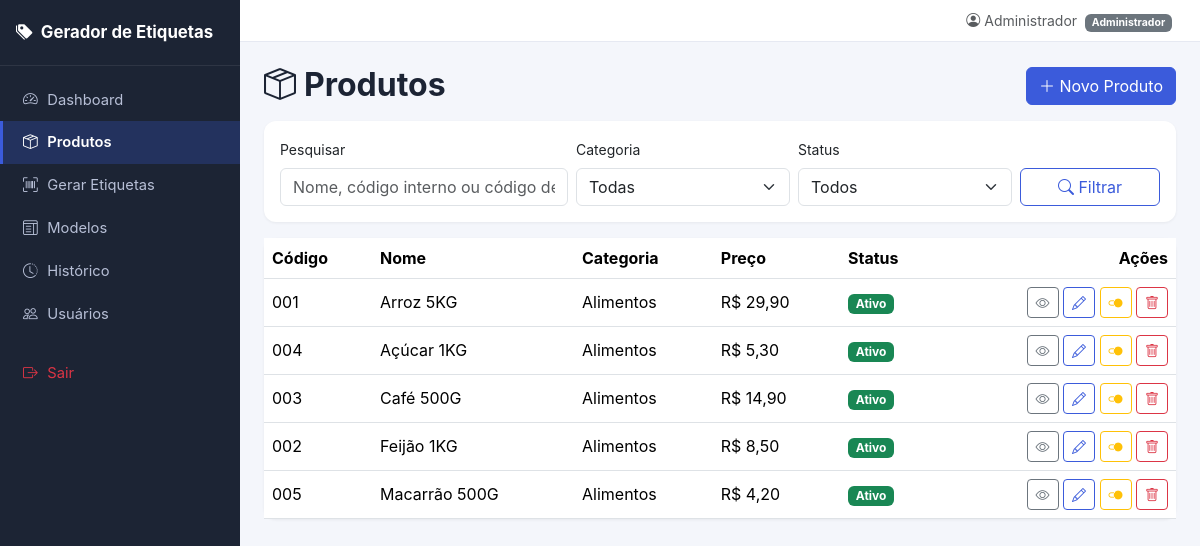
The page /produtos/ (signed in) on the database its author committed.
### models/usuario.py (models this page shows, shortened)
class Usuario(db.Model, UserMixin):
    __tablename__ = "usuarios"
    id = db.Column(db.Integer, primary_key=True)
    nome = db.Column(db.String(120), nullable=False)
    email = db.Column(db.String(150), nullable=False, unique=True, index=True)
    senha_hash = db.Column(db.String(255), nullable=False)
    perfil = db.Column(db.String(20), nullable=False, default="usuario")  # administrador | usuario
    status = db.Column(db.String(10), nullable=False, default="ativo")   # ativo | inativo
    criado_em = db.Column(db.DateTime, default=datetime.utcnow)
    impressoes = db.relationship("Impressao", backref="usuario", lazy=True)
    @property
    def is_admin(self):
        return self.perfil == "administrador"
    @property
    def is_active(self):  # sobrescreve UserMixin: usuário inativo não consegue logar
        return self.status == "ativo"

### models/produto.py (models this page shows, shortened)
class Produto(db.Model):
    __tablename__ = "produtos"
    id = db.Column(db.Integer, primary_key=True)
    codigo_interno = db.Column(db.String(30), nullable=False, unique=True, index=True)
    nome = db.Column(db.String(150), nullable=False)
    descricao = db.Column(db.String(300))
    categoria = db.Column(db.String(80))
    marca = db.Column(db.String(80))
    codigo_barras = db.Column(db.String(50))
    preco = db.Column(db.Float, nullable=False, default=0.0)
    unidade = db.Column(db.String(10), default="UN")
    lote = db.Column(db.String(50))
    validade = db.Column(db.String(20))  # armazenado como texto dd/mm/aaaa para simplicidade do MVP
    status = db.Column(db.String(10), nullable=False, default="ativo")  # ativo | inativo
    criado_em = db.Column(db.DateTime, default=datetime.utcnow)
    itens_impressao = db.relationship("ItemImpressao", backref="produto", lazy=True)
    def preco_formatado(self):
        return f"R$ {self.preco:,.2f}".replace(",", "X").replace(".", ",").replace("X", ".")

### routes/produtos.py (the view, shortened to what this page needs)
@produtos_bp.route("/")
@login_required
def listar():
    termo = request.args.get("q", "").strip()
    categoria = request.args.get("categoria", "").strip()
    status = request.args.get("status", "").strip()
    pagina = request.args.get("pagina", 1, type=int)
    consulta = Produto.query
    if categoria:
        consulta = consulta.filter(Produto.categoria == categoria)
    if status:
        consulta = consulta.filter(Produto.status == status)
    consulta = consulta.order_by(Produto.nome.asc())
    paginacao = consulta.paginate(page=pagina, per_page=POR_PAGINA, error_out=False)
    categorias = [
        c[0] for c in db.session.query(Produto.categoria).distinct() if c[0]
    ]
    return render_template(
        "produtos/listar.html",
        produtos=paginacao.items,
        paginacao=paginacao,
        termo=termo,
        categoria=categoria,
        status=status,
        categorias=categorias,
    )

### templates/produtos/listar.html (shortened to what this page needs)
{% extends "base.html" %}
{% block conteudo %}
<div class="d-flex justify-content-between align-items-center mb-3 flex-wrap gap-2">
    <h2 class="page-title mb-0"><i class="bi bi-box-seam"></i> Produtos</h2>
    <a href="{{ url_for('produtos.novo') }}" class="btn btn-primary">
        <i class="bi bi-plus-lg"></i> Novo Produto
    </a>
</div>
<div class="card mb-3">
    <div class="card-body">
        <form method="GET" class="row g-2 align-items-end">
            <div class="col-md-4">
                <label class="form-label small">Pesquisar</label>
                <input type="text" name="q" class="form-control" placeholder="Nome, código interno ou código de barras" value="{{ termo }}">
            </div>
            <div class="col-md-3">
                <label class="form-label small">Categoria</label>
                <select name="categoria" class="form-select">
                    <option value="">Todas</option>
                </select>
            </div>
            <div class="col-md-3">
                <label class="form-label small">Status</label>
                <select name="status" class="form-select">
                    <option value="">Todos</option>
                </select>
            </div>
            <div class="col-md-2 d-grid">
                <button type="submit" class="btn btn-outline-primary"><i class="bi bi-search"></i> Filtrar</button>
            </div>
        </form>
    </div>
</div>
<div class="card">
    <div class="card-body p-0">
        <div class="table-responsive">
            <table class="table table-hover align-middle mb-0">
                <thead>
                    <tr>
                        <th>Código</th>
                        <th>Nome</th>
                        <th>Categoria</th>
                        <th>Preço</th>
                        <th>Status</th>
                        <th class="text-end">Ações</th>
                    </tr>
                </thead>
                <tbody>
                    {% for p in produtos %}
                    <tr>
                        <td>{{ p.codigo_interno }}</td>
                        <td>{{ p.nome }}</td>
                        <td>{{ p.categoria or '-' }}</td>
                        <td>{{ p.preco_formatado() }}</td>
                        <td>
                            {% if p.status == 'ativo' %}
                                <span class="badge bg-success">Ativo</span>
                            {% else %}
                                <span class="badge bg-secondary">Inativo</span>
                            {% endif %}
                        </td>
                        <td class="text-end">
                            <a href="{{ url_for('produtos.detalhes', produto_id=p.id) }}" class="btn btn-sm btn-outline-secondary" title="Detalhes">
                                <i class="bi bi-eye"></i>
                            </a>
                            <a href="{{ url_for('produtos.editar', produto_id=p.id) }}" class="btn btn-sm btn-outline-primary" title="Editar">
                                <i class="bi bi-pencil"></i>
                            </a>
                            <form method="POST" action="{{ url_for('produtos.alternar_status', produto_id=p.id) }}" class="d-inline">
                                <button type="submit" class="btn btn-sm btn-outline-warning" title="Ativar/Desativar">
                                    <i class="bi bi-toggle2-on"></i>
                                </button>
                            </form>
                            <form method="POST" action="{{ url_for('produtos.excluir', produto_id=p.id) }}" class="d-inline"
                                  onsubmit="return confirm('Tem certeza que deseja excluir este produto?');">
                                <button type="submit" class="btn btn-sm btn-outline-danger" title="Excluir">
                                    <i class="bi bi-trash"></i>
                                </button>
                            </form>
                        </td>
                    </tr>
                    {% else %}
                    <tr><td colspan="6" class="text-center text-muted py-4">Nenhum produto encontrado.</td></tr>
                    {% endfor %}
                </tbody>
            </table>
        </div>
    </div>
</div>
{% endblock %}

### templates/base.html (shortened to what this page needs)
<!DOCTYPE html>
<html lang="pt-br">
<head>
    <link href="https://cdn.jsdelivr.net/npm/bootstrap@5.3.3/dist/css/bootstrap.min.css" rel="stylesheet">
    <link rel="stylesheet" href="https://cdn.jsdelivr.net/npm/bootstrap-icons@1.11.3/font/bootstrap-icons.css">
    <link rel="stylesheet" href="{{ url_for('static', filename='css/style.css') }}">
</head>
<body>
{% if current_user.is_authenticated %}
<div class="app-wrapper">
    <nav class="sidebar" id="sidebar">
        <div class="sidebar-brand">
            <i class="bi bi-tags-fill"></i> <span>Gerador de Etiquetas</span>
        </div>
        <ul class="nav flex-column sidebar-nav">
            <li class="nav-item">
                <a class="nav-link {% if request.endpoint == 'dashboard.index' %}active{% endif %}" href="{{ url_for('dashboard.index') }}">
                    <i class="bi bi-speedometer2"></i> Dashboard
                </a>
            </li>
            <li class="nav-item">
                <a class="nav-link {% if request.blueprint == 'produtos' %}active{% endif %}" href="{{ url_for('produtos.listar') }}">
                    <i class="bi bi-box-seam"></i> Produtos
                </a>
            </li>
            <li class="nav-item">
                <a class="nav-link {% if request.blueprint == 'etiquetas' %}active{% endif %}" href="{{ url_for('etiquetas.gerar') }}">
                    <i class="bi bi-upc-scan"></i> Gerar Etiquetas
                </a>
            </li>
            <li class="nav-item">
                <a class="nav-link {% if request.blueprint == 'modelos' %}active{% endif %}" href="{{ url_for('modelos.listar') }}">
                    <i class="bi bi-layout-text-window"></i> Modelos
                </a>
            </li>
            <li class="nav-item">
                <a class="nav-link {% if request.blueprint == 'historico' %}active{% endif %}" href="{{ url_for('historico.listar') }}">
                    <i class="bi bi-clock-history"></i> Histórico
                </a>
            </li>
            {% if current_user.is_admin %}
            <li class="nav-item">
                <a class="nav-link {% if request.blueprint == 'usuarios' %}active{% endif %}" href="{{ url_for('usuarios.listar') }}">
                    <i class="bi bi-people"></i> Usuários
                </a>
            </li>
            {% endif %}
            <li class="nav-item mt-3">
                <a class="nav-link text-danger" href="{{ url_for('auth.logout') }}">
                    <i class="bi bi-box-arrow-right"></i> Sair
                </a>
            </li>
        </ul>
    </nav>
    <div class="main-content">
        <nav class="navbar navbar-expand top-navbar">
            <div class="container-fluid">
                <span class="ms-auto small text-muted">
                    <i class="bi bi-person-circle"></i>
                    {{ current_user.nome }}
                    <span class="badge bg-secondary ms-1">{{ current_user.perfil|capitalize }}</span>
                </span>
            </div>
        </nav>
        <main class="page-content">
            {% block conteudo %}{% endblock %}
        </main>
    </div>
</div>
{% else %}
    {% include 'partials/mensagens.html' %}
    {% block conteudo_publico %}{% endblock %}
{% endif %}
</body>
</html>

### static/css/style.css (style rules this page uses)
:root { --sidebar-width: 240px; --primary: #3b5bdb; --primary-dark: #2c46ad; --bg-body: #f4f6fb; }
* { box-sizing: border-box; }
body { background-color: var(--bg-body); font-family: -apple-system, "Segoe UI", Roboto, Helvetica, Arial, sans-serif; }
.app-wrapper { display: flex; min-height: 100vh; }
.sidebar { width: var(--sidebar-width); background: #1c2434; color: #cfd4e4; flex-shrink: 0; min-height: 100vh; position: sticky; top: 0; align-self: flex-start; }
.sidebar-brand { padding: 1.25rem 1rem; font-weight: 700; font-size: 1.05rem; color: #fff; border-bottom: 1px solid rgba(255,255,255,.08); display: flex; align-items: center; gap: .5rem; }
.sidebar-nav { padding: .75rem 0; }
.sidebar-nav .nav-link { color: #b7bfd6; padding: .65rem 1.25rem; display: flex; align-items: center; gap: .6rem; font-size: .92rem; border-left: 3px solid transparent; transition: all .15s ease; }
.sidebar-nav .nav-link.active { color: #fff; background: rgba(59,91,219,.25); border-left-color: var(--primary); font-weight: 600; }
.main-content { flex: 1; min-width: 0; }
.top-navbar { background: #fff; border-bottom: 1px solid #e6e9f2; padding: .6rem 1rem; }
.page-content { padding: 1.5rem; }
.page-title { font-weight: 700; color: #1c2434; margin-bottom: 1.25rem; display: flex; align-items: center; gap: .5rem; }
.card { border: none; border-radius: 12px; box-shadow: 0 1px 3px rgba(0,0,0,.06); }
.btn-primary { background-color: var(--primary); border-color: var(--primary); }
.btn-outline-primary { color: var(--primary); border-color: var(--primary); }

### rows shown on the page
Usuario: nome "Administrador", perfil "Administrador"
Produto: codigo_interno "001", nome "Arroz 5KG", categoria "Alimentos", preco_formatado "R$ 29,90", status "Ativo"
Produto: codigo_interno "004", nome "Açúcar 1KG", categoria "Alimentos", preco_formatado "R$ 5,30", status "Ativo"
Produto: codigo_interno "003", nome "Café 500G", categoria "Alimentos", preco_formatado "R$ 14,90", status "Ativo"
Produto: codigo_interno "002", nome "Feijão 1KG", categoria "Alimentos", preco_formatado "R$ 8,50", status "Ativo"
Produto: codigo_interno "005", nome "Macarrão 500G", categoria "Alimentos", preco_formatado "R$ 4,20", status "Ativo"
